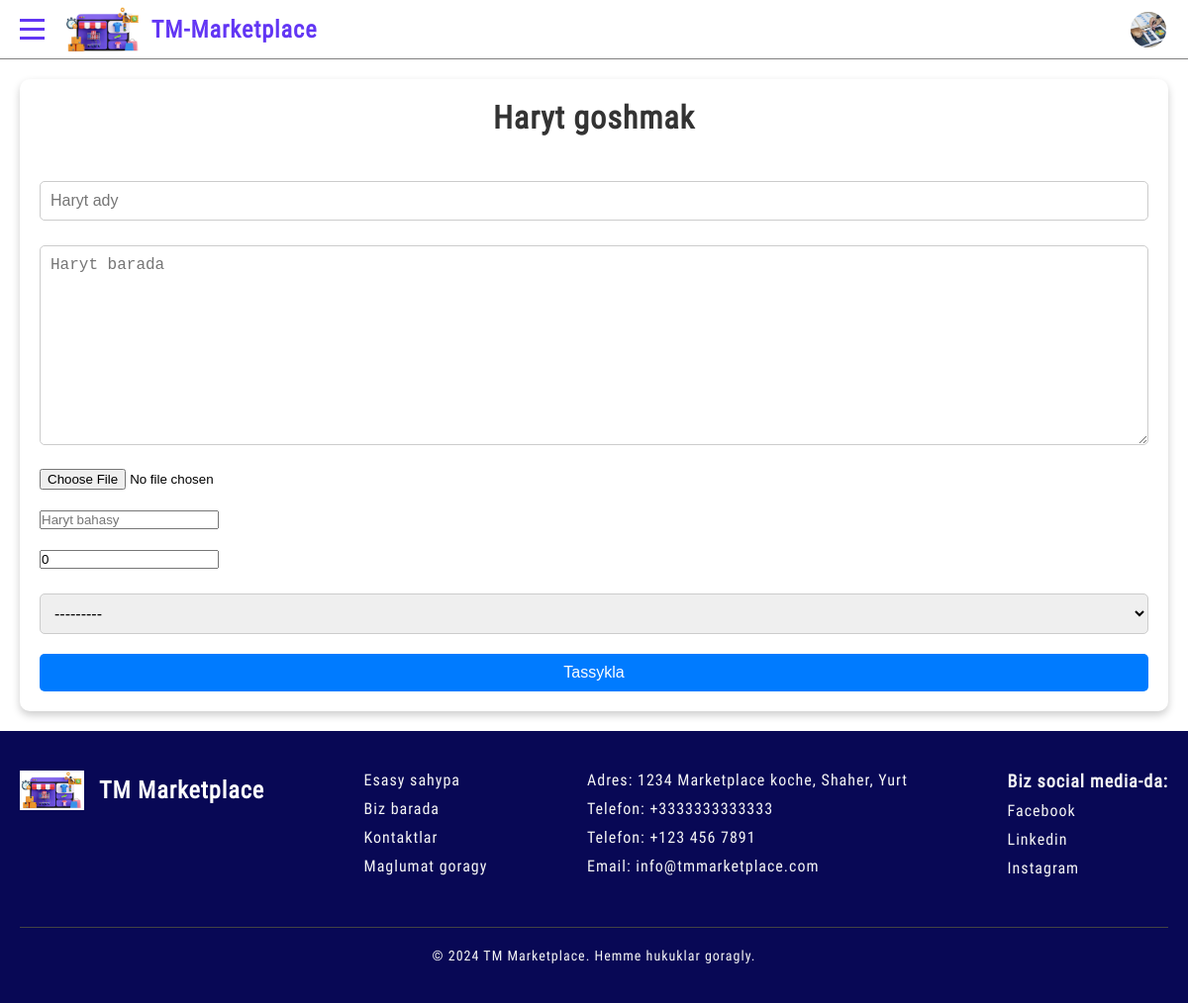
Page /add-product/ (signed in) on the committed database.
### users/models.py (models this page shows, shortened)
class Profile(models.Model):
    USER_ROLE_TYPE = (
        ('Satyjy', 'Satyjy'),
        ('Alyjy', 'Alyjy'),
    )
    user = models.OneToOneField(User, on_delete=models.CASCADE, null=True, blank=True)
    email = models.EmailField(max_length=100, blank=True, null=True)
    profile_image = models.ImageField(blank=True, null=True, default='profiles/user-default.png', upload_to='profiles/')
    firstname = models.CharField(max_length=50, blank=True, null=True)
    lastname = models.CharField(max_length=50, blank=True, null=True)
    bio = models.TextField(blank=True, null=True)
    address = models.CharField(max_length=255, blank = True, null = True)
    phone = models.CharField(max_length=50)
    user_role = models.CharField(max_length=50, choices=USER_ROLE_TYPE, null=True, blank=True)
    start_time = models.TimeField(null=True, blank=True, default='06:00')
    finish_time = models.TimeField(null=True, blank=True, default='22:00')
    profile_visit = models.IntegerField(default=0)
    created = models.DateTimeField(auto_now_add=True)
    id= models.UUIDField(default=uuid.uuid4, primary_key=True, unique=True, editable=False)

### products/models.py (models this page shows, shortened)
class Product(models.Model):
    seller = models.ForeignKey(Profile, on_delete=models.SET_NULL, blank=True, null=True )
    product_name = models.CharField(max_length=50)
    description = models.TextField(null=True, blank=True)
    product_image = models.ImageField(null=True, blank=True, default='default.jpg')
    price = models.DecimalField(max_digits=10, decimal_places=2)
    stock_quantity = models.IntegerField(default = 0)
    category = models.ForeignKey(Category, on_delete=models.SET_NULL, null=True, blank=True) # taze pole
    created = models.DateTimeField(auto_now_add=True)
    id = models.UUIDField(default=uuid.uuid4, primary_key=True,
                          unique=True, editable=False)

### contacts/models.py (models this page shows, shortened)
class Contact(models.Model):
    address = models.CharField(max_length=255, null=True, blank=True)
    phone1 = models.CharField(max_length=15, null=True, blank=True)
    phone2 = models.CharField(max_length=15, null=True, blank=True)
    email = models.EmailField(null=True, blank=True)
    instagram = models.CharField(max_length=500, null=True, blank=True)
    facebook = models.CharField(max_length=500, null=True, blank=True)
    linkedin = models.CharField(max_length=500, null=True, blank=True)

### products/views.py (the view, shortened to what this page needs)
# urls.py: path('add-product/', views.add_product, name='add-product'),
@login_required(login_url='login')
def add_product(request):
    form = ProductForm()
    context = {
        'form':form,
    }
    return render(request, 'products/product-form.html', context)

### contacts/kontakt_processor.py (called while the page is built)
def contact_info(request):
    return {
        'contacts':Contact.objects.first(),
    }

### products/models.py (called while the page is built)
    def __str__(self):
        return self.name

### templates/products/product-form.html (shortened to what this page needs)
{% extends 'global/main.html' %}
{% block content %}
<div class="form-container">
    <form action="" method="POST" class="custom-form" enctype="multipart/form-data">
        <h1>Haryt goshmak</h1>
        {% for field in form %}
            <div class="form-group">
                <div class="forma-field">{{ field }}</div>
            </div>
        {% endfor %}
        <input type="submit" value="Tassykla">
    </form>
</div>
{% endblock content %}

### templates/global/navbar.html (shortened to what this page needs)
{% load static %}
<div class="navbar">
    <div class="menu-toggle" id="menu-toggle">
        <span class="bar"></span>
        <span class="bar"></span>
        <span class="bar"></span>
    </div>
    <div class="logo-container">
        <a href="{% url 'products' %}" class="logo-link">
            <img src="{% static 'images/logo.png' %}" alt="Logo" class="logo">
            <p class="logo-txt">TM-Marketplace</p>
        </a>
    </div>
    <div class="user-icon-container">
        {% if request.user.is_authenticated %}
        <a href="{% url 'account' %}" class="user-icon-link">
            <img src="{{request.user.profile.profile_image.url}}" alt="User Icon" class="user-icon">
        </a>
        {% else %}
        <a href="{% url 'account' %}" class="user-icon-link">
            <img src="{% static 'images/user-icon.png' %}" alt="User Icon" class="user-icon">
        </a>
        {% endif %}
    </div>
</div>

### templates/global/footer.html
{% load static %}
<footer class="footer">
    <div class="footer-content">
        <div class="footer-logo">
            <img src="{% static 'images/logo.png' %}" alt="Logo" class="logo">
            <p class="footer-txt">TM Marketplace</p>
        </div>
        <div class="footer-links">
            <a href="#" class="footer-link">Esasy sahypa</a>
            <a href="{% url 'biz-barada' %}" class="footer-link">Biz barada</a>
            <a href="{% url 'kontaktlarymyz' %}" class="footer-link">Kontaktlar</a>
            <a href="#" class="footer-link">Maglumat goragy</a>
        </div>
      {% if contacts %}
        <div class="footer-contact">
            <p>Adres: {{contacts.address}}</p>
            <p>Telefon: {{contacts.phone1}}</p>
            <p>Telefon: {{contacts.phone2}}</p>
            <p>Email: {{contacts.email}}</p>
        </div>
        <div class="footer-social">
            <p>Biz social media-da:</p>
            <a href="{{contacts.facebook}}" class="social-link">Facebook</a>
            <a href="{{contacts.linkedin}}" class="social-link">Linkedin</a>
            <a href="{{contacts.instagram}}" class="social-link">Instagram</a>
        </div>
      {% else %}
        Kontaktlar gorkezilmedik
      {% endif %}
    </div>
    <div class="footer-bottom">
        <p>&copy; 2024 TM Marketplace. Hemme hukuklar goragly.</p>
    </div>
</footer>

### static/css/style.css (style rules this page uses)
* { box-sizing: border-box; margin: 0; padding: 0; }
body { font-family: 'Roboto Condensed', sans-serif; letter-spacing: 1px; }
.navbar { display: flex; align-items: center; height: 60px; border-bottom: 1px solid #818080; padding: 0 20px; position: relative; }
.logo-container { display: flex; align-items: center; }
.logo-link { display: flex; align-items: center; text-decoration: none; }
.logo { height: 48px; margin-right: 10px; }
.logo-txt { font-size: 24px; color: #6236f4; font-weight: bold; }
.menu-toggle { display: flex; cursor: pointer; flex-direction: column; justify-content: center; align-items: center; margin-right: 20px; }
.menu-toggle .bar { width: 25px; height: 3px; background-color: #6236f4; margin: 3px 0; }
.user-icon-container { margin-left: auto; display: flex; align-items: center; }
.user-icon-link { display: flex; align-items: center; text-decoration: none; margin-left: 20px; }
.user-icon { height: 40px; width: 40px; object-fit: cover; border-radius: 50%; border: 2px solid transparent; background-color: #fff; transition: background-color 0.3s, border-color 0.3s; }
.form-group { flex: 1; min-width: 220px; }
.form-container { margin: 20px 20px; padding: 20px; border-radius: 10px; box-shadow: 0 4px 8px rgba(0, 0, 0, 0.2); background-color: #ffffff; }
.forma-field { width:100%; font-size:16px; font-family: 'Roboto Condensed', sans-serif; }
.custom-form { display: grid; gap: 20px; position: relative; }
.custom-form h1 { font-size: 2em; text-align: center; margin-bottom: 20px; color: #333; }
.custom-form input[type="text"], .custom-form input[type="email"], .custom-form input[type="password"], .custom-form select, .custom-form textarea { width: 100%; padding: 10px; margin-top: 5px; border: 1px solid #ccc; border-radius: 5px; font-size: 1em; transition: border-color 0.3s ease; }
.custom-form input[type="submit"] { padding: 10px 15px; background-color: #007bff; color: #fff; border: none; border-radius: 5px; font-size: 1em; cursor: pointer; transition: background-color 0.3s ease; }
.footer { background-color: rgb(8, 8, 85); color: #f5f5f5; padding: 40px 20px; }
.footer-content { display: flex; justify-content: space-between; align-items: flex-start; flex-wrap: wrap; }
.footer-logo { display: flex; align-items: center; margin-bottom: 20px; }
.footer-logo .logo { height: 40px; margin-right: 15px; }
.footer-txt { font-size: 24px; font-weight: bold; color: #ffffff; }
.footer-links, .footer-social, .footer-contact { margin-bottom: 20px; }
.footer-links, .footer-social { display: flex; flex-direction: column; }
.footer-contact p { margin-bottom: 10px; font-size: 16px; }
.footer-link, .social-link { color: #f5f5f5; text-decoration: none; margin-bottom: 10px; font-size: 16px; transition: color 0.3s; }
.footer-social p { font-size: 18px; margin-bottom: 10px; font-weight: bold; }
.footer-bottom { text-align: center; margin-top: 20px; border-top: 1px solid #444; padding-top: 20px; font-size: 14px; }

### rows in the picture
Contact: address "1234 Marketplace koche, Shaher, Yurt", phone1 "+3333333333333", phone2 "+123 456 7891", email "info@tmmarketplace.com"
